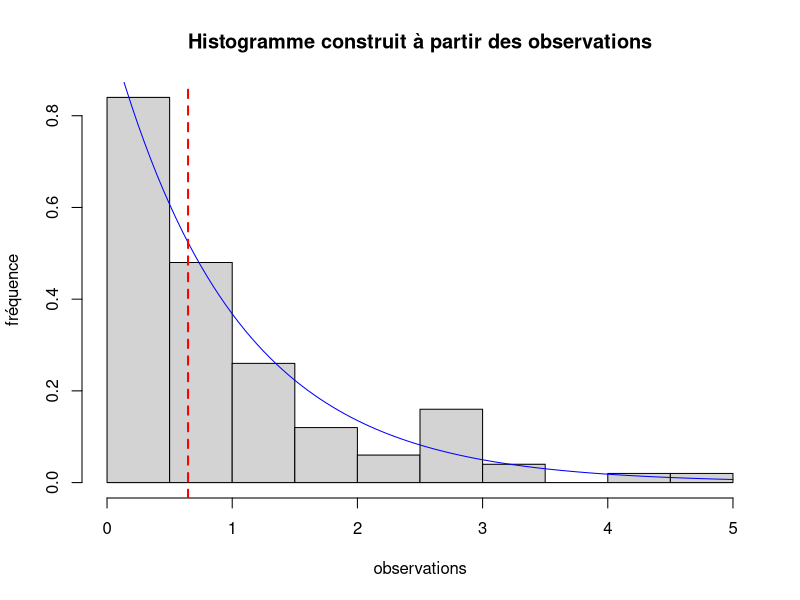
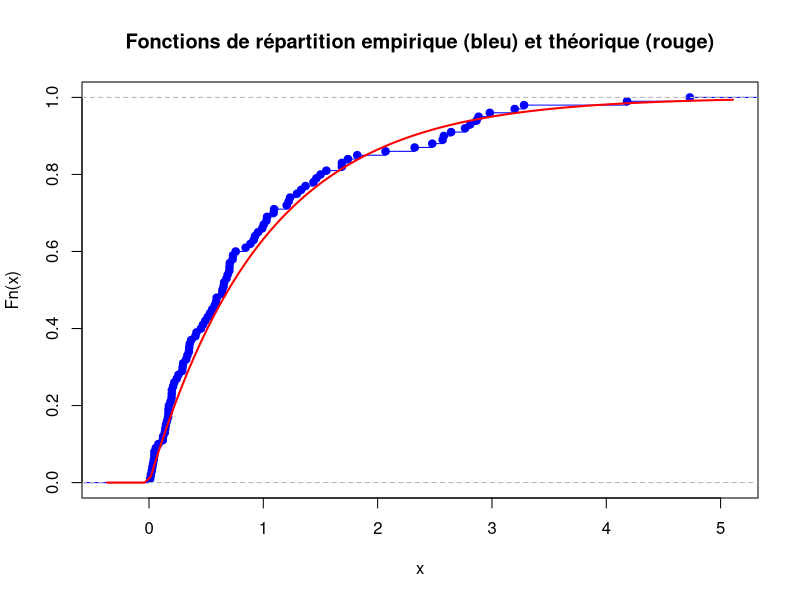
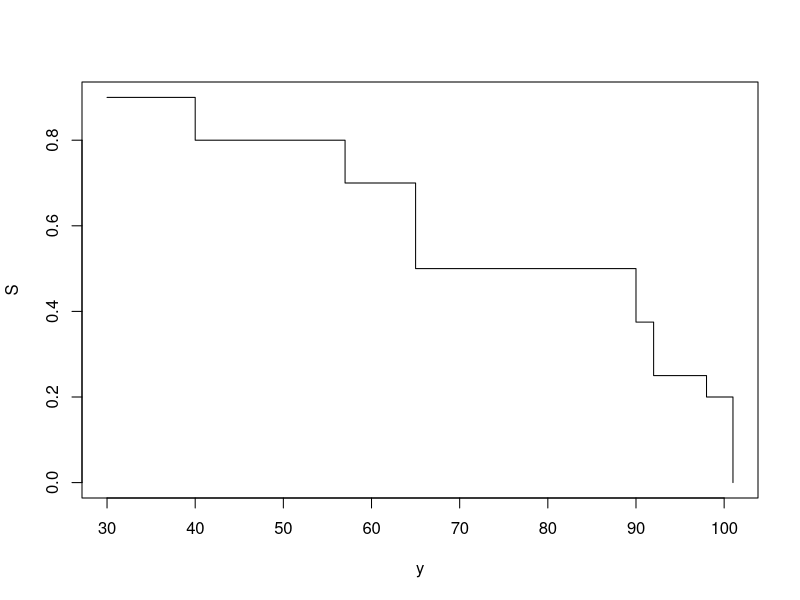

These figures' R source, in order: (Note: this script raises an error after producing the figures.)
## ---- chunk 1
knitr::opts_chunk$set(echo = TRUE)
library(survival)
library(survminer)
## ---- chunk 2
size <- 100   ## Taille de l'échantillon 
lambda <- 1  ## paramètre de la loi exponentielle

x<- -log(runif(size))/lambda ## Fonction de répartition inverse. runif étant
## 0 et 1, 1- runif est aussi entre 0 et 1. On peut donc garder la fonction de 
##répartition comme telle.
## ---- chunk 3
#### Un estimateur du coefficient d'asymétrie
##(estskewness <- (sum((x-mean(x))^3)/size)/((sum((x-mean(x))^2)/(size-1))^1.5))

coefasym <- (sum((x-mean(x))^3)/size)/(sum((x-mean(x))^2)/size)^1.5

## ---- chunk 4
hist(x, prob = TRUE, main="Histogramme construit à partir des observations", ylab="fréquence", xlab="observations")
##Tracé de l'histogramme
curve(dexp(x, rate = lambda), add = TRUE, col="blue")
##Courbe en bleu de la densité théorique d'une loi exponentielle de ##paramètre égal à 1.
abline(v=quantile(x, 0.5), col="red", lwd=2, lty=2) 
##Tracé en rouge de la médiane
## ---- chunk 5
#Graphique de Fn
Fn <- ecdf(x)
plot.ecdf(Fn, main="Fonctions de répartition empirique (bleu) et théorique (rouge)", col="blue", lty=1)
curve(pexp(x, rate=lambda), col="red", lwd=2, add=TRUE)

## ---- chunk 6
########## Bootsrap
########## Tirage de 50 échantillons de taille size

m <- 50 # nombre de simulations
size <-100   ## Taille de l'échantillon 
lambda <- 1  ## paramètre de la loi exponentielle


matrice <- matrix(0, nrow=1, ncol=m)

## Simulation comme telle.
matrice2<-matrix(0,nrow=100,ncol=50)
for (i in 1:m)
{
  u <- -log(runif(size))/lambda
  matrice[, i] <- c((sum((u-mean(u))^3)/size)/(sum((u-mean(u))^2)/size)^1.5) # Coeffient d'asymétrie
              
matrice2[,i]<-c(u) # Stockage des valeurs de u pour utilisation ultérieure
}


## Nous pouvons maintenant calculer la moyenne des m Coeffients d'asymétrie
moyenne_coef<- rowMeans(matrice)
## Nous pouvons finalement calculer la variance de l'estimateur du coeeficient d'asymétrie
Variance_coefasym<- sum((matrice-moyenne_coef)^2)/(m-1)
## ---- chunk 7
lower<-rowMeans(matrice) + qnorm(0.025)*sqrt(sum((matrice-moyenne_coef)^2)/(m-1)) 
##Borne inférieure de l'intervalle de confiance de seuil 95% 
##de l'estimateur du coefficient d'asymétrie
upper<-rowMeans(matrice) + qnorm(0.975)*sqrt(sum((matrice-moyenne_coef)^2)/(m-1)) 
##Borne supérieure de l'intervalle de confiance de seuil 95% de
##l'estimateur du coefficient d'asymétrie
## ---- chunk 8

##création d'un vecteur qui stocke les différentes valeurs de quantiles de la loi exponentielle
ui<-c(qexp(0.25, rate=1),qexp(0.35, rate=1),qexp(0.5, rate=1),qexp(0.6, rate=1),qexp(0.75, rate=1),qexp(0.85, rate=1))

##Calcul des estimateurs de E(min(X,u))
perte_limitee <- numeric(6)
for(i in 1:6) 
  perte_limitee[i] <- sum(pmin(x,ui[i]))/100
##ou encore perte_limitee[i] <- sum(x[x<=ui[i]])/100 + ui[i]*sum(x>ui[i])/100 pour la version longue
## ---- chunk 9

##création d'un vecteur qui stocke les différentes valeurs de quantiles de la loi exponentielle
ui<-c(qexp(0.25, rate=1),qexp(0.35, rate=1),qexp(0.5, rate=1),qexp(0.6, rate=1),qexp(0.75, rate=1),qexp(0.85, rate=1))

##Calcul des valeurs théoriques de E(min(X,u)), la perte limitée
valth <- numeric(6)
for(i in 1:6) 
  valth[i] <- 1-exp(-ui[i])

## ---- chunk 10
matrice3 <-matrix(0,nrow=2,ncol=m) #Initialisation d'une matrice3 qui va stocker les valeurs des estimateurs de la prime par perte pour chacun des 50 échantillons et pour chacun des déductibles
# Boucle sur les colonnes de matrice2
for(j in 1:m ){
  for (i in 1:100){ 
    
      min1<-sum(pmin(matrice2[i,j],qexp(0.50,rate=1))) #Estimation de E(min(X,u)) si u=F^{-1}(0,50)
      min2<-sum(pmin(matrice2[i,j],qexp(0.75,rate=1))) #Estimation de E(min(X,u)) si u=F^{-1}(0,75)
 
 
  }
   matrice3[,j]<-c(colMeans(matrice2)[j]-min1, #Estimation prime par perte si u=F^{-1}(0,50)
                   colMeans(matrice2)[j]-min2) #Estimation prime par perte si u=F^{-1}(0,75)
}

Variance_prime_loss1<- sum((matrice3[1,]-rowMeans(matrice3)[1])^2)/(m-1) #Variance de l'estimateur de la prime par perte si u=F^{-1}(0,50)
Variance_prime_loss2<- sum((matrice3[2,]-rowMeans(matrice3)[2])^2)/(m-1) #Variance de l'estimateur de la prime par perte si u=F^{-1}(0,75)
## ---- chunk 11
##Borne inférieure de l'intervalle de confiance de seuil 95% de la prime par perte pour u=F^{-1}(0,50)
a1<-rowMeans(matrice3)[1] + qnorm(0.025)*sqrt(Variance_prime_loss1)
##Borne supérieure de l'intervalle de confiance de seuil 95% de la prime par perte pour u=F^{-1}(0,50)
b1<-rowMeans(matrice3)[1] + qnorm(0.975)*sqrt(Variance_prime_loss1)

##Borne inférieure de l'intervalle de confiance de seuil 95% de la prime par perte pour u=F^{-1}(0,75)
a2<-rowMeans(matrice3)[2] + qnorm(0.025)*sqrt(Variance_prime_loss2)
##Borne supérieure de l'intervalle de confiance de seuil 95% de la prime par perte pour u=F^{-1}(0,75)
b2<-rowMeans(matrice3)[2] + qnorm(0.975)*sqrt(Variance_prime_loss2)
## ---- chunk 12

i<-c(1,2,3,4,5,6,7,8) ##Vecteur des indices
y<-c(30,40,57,65,90,92,98,101) ##Vecteur bornes des intervalles
b<-c(0,0,0,1,0,0,0,0) ##Vecteur des nombres d'observations censurées
s<-c(1,1,1,2,1,1,1,1) ##Vecteur des nombres de décès
r<-c(10,9,8,7,4,3,2,1) ##Vecteur des observations à risque
S<-c(0.9,0.8, 0.7, 0.5, 0.375, 0.25, 0.2, 0) ##Vecteur estimateurs de Kaplan-Meier

## ---- chunk 13
plot(y,S, type="s")
## ---- chunk 14

##A

##Preparation des données
tpdata <- data.frame(time = c(30,40,57,65,65,84,90,92,98,101),
                     status = c(2,2,2,2,2,1,2,2,2,2))
##Obtention de l'estimateur de Kaplan-Meier
my.fit <- survfit(Surv(time, status) ~ 1, data = tpdata)
myfit1 <- summary(my.fit)

##Creation du graphique de l'estimateur de Kaplain-Meier
ggsurvplot(fit = survfit(Surv(time, status) ~ 1, data = tpdata),
    xlim = c(1,101),
    xlab = "Jours", 
    ylab = "Probabilité de survie")
## ---- chunk 15
##B 

KM_Estimator_91 <- prod(1- myfit1$n.event[1:5]/myfit1$n.risk[1:5])

## ---- chunk 16
## Variance avec l'approximation de Greenwood
Var_KM_91 <- (KM_Estimator_91)^2*sum(myfit1$n.event[1:5]/(myfit1$n.risk[1:5]*(myfit1$n.risk[1:5]-myfit1$n.event[1:5])))

##Borne inférieure de l'intervalle au niveau de confiance de 95%
##par la méthode linéaire
Lower_S91 <- KM_Estimator_91 - qnorm(0.975)*sqrt(Var_KM_91)

##Borne supérieure de l'intervalle au niveau de confiance de 95%
##par la méthode linéaire
Upper_S91 <- KM_Estimator_91 + qnorm(0.975)*sqrt(Var_KM_91)

## ---- chunk 17
## Borne supérieure de l'intervalle au niveau de confiance de 95%
## par la méthode log log 
U <- exp((sqrt(Var_KM_91)*1.96) /(KM_Estimator_91*log(KM_Estimator_91)))

Lower_Log_S91 <- KM_Estimator_91^(1/U)

## Borne inférieure de l'intervalle au niveau de confiance de 95%
## par la méthode log log
Upper_Log_S91 <- KM_Estimator_91^U

